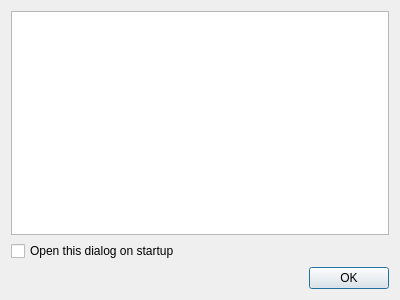
<?xml version="1.0" encoding="UTF-8"?>
<ui version="4.0">
 <class>WelcomeDialog</class>
 <widget class="QDialog" name="WelcomeDialog">
  <property name="geometry">
   <rect>
    <x>0</x>
    <y>0</y>
    <width>400</width>
    <height>300</height>
   </rect>
  </property>
  <property name="windowTitle">
   <string>Welcome</string>
  </property>
  <layout class="QVBoxLayout" name="verticalLayout">
   <item>
    <widget class="QTextBrowser" name="text_browser">
     <property name="openExternalLinks">
      <bool>true</bool>
     </property>
    </widget>
   </item>
   <item>
    <widget class="QCheckBox" name="startup_check_box">
     <property name="text">
      <string>Open this dialog on startup</string>
     </property>
    </widget>
   </item>
   <item>
    <layout class="QHBoxLayout" name="horizontalLayout">
     <item>
      <spacer name="horizontalSpacer">
       <property name="orientation">
        <enum>Qt::Horizontal</enum>
       </property>
       <property name="sizeHint" stdset="0">
        <size>
         <width>40</width>
         <height>20</height>
        </size>
       </property>
      </spacer>
     </item>
     <item>
      <widget class="QPushButton" name="ok_button">
       <property name="text">
        <string>OK</string>
       </property>
      </widget>
     </item>
    </layout>
   </item>
  </layout>
 </widget>
 <resources/>
 <connections/>
</ui>
